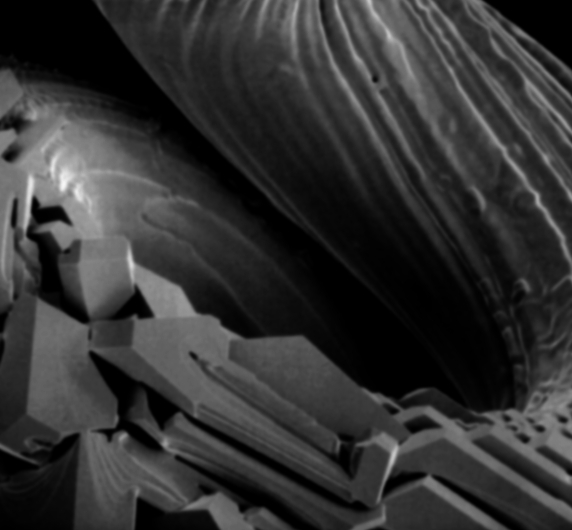
#> input picture Study Stuffs/School/Digital Image Processing/Project-04/stone.jpeg, 572 x 530 px
$ jupyter execute High-Boost-Filtering.ipynb
#> lines starting #> are read from the running program, lines starting #| are printed output that depends on the picture
[cell 1]
import cv2
import matplotlib.pyplot as plt

[cell 2]
def highBoostFiltering(image,boost_factor):
    # Blur Kernel Matrix
    #   1/9 1/9 1/9
    #   1/9 1/9 1/9
    #   1/9 1/9 1/9

    image = cv2.cvtColor(image,cv2.COLOR_BGR2GRAY) # Converting into Grayscale
    resultant_image = image.copy()
    for i in range(1,image.shape[0]-1):
        for j in range(1,image.shape[1]-1):
            blur_factor = (image[i-1, j-1] + image[i-1, j] - image[i-1, j+1] +
            image[i, j-1] + image[i, j] + image[i, j+1] + image[i+1, j+1] +
            image[i+1, j] + image[i+1, j+1])/9
            mask = boost_factor*image[i, j] - blur_factor
            resultant_image[i, j] = image[i, j] + mask

    return resultant_image

[cell 3]
img = cv2.imread('stone.jpeg')
#> img is the input picture: shape (530, 572, 3); min 0, max 246, mean 50.3
plt.imshow(img)

[cell 4]
factor = 4
output = highBoostFiltering(img,factor)
#> after the loop in highBoostFiltering, `for i in range(1,image.shape[0]-1):`:
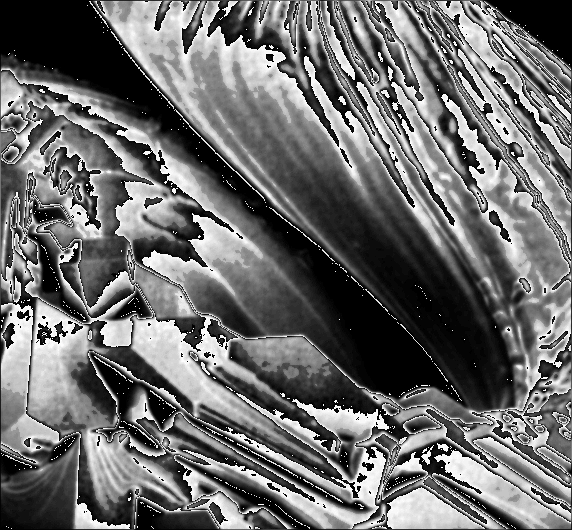
#> resultant_image: shape (530, 572); min 0, max 255, mean 107.9
plt.imshow(output,cmap='gray')

[cell 5]
factor = 10
output = highBoostFiltering(img,factor)
#> call 2 of highBoostFiltering, with boost_factor = 10
#> after the loop in highBoostFiltering (call 2), `for i in range(1,image.shape[0]-1):`:
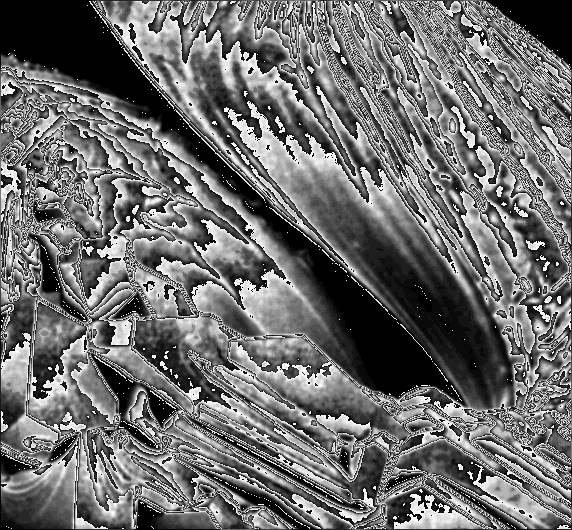
#> resultant_image: shape (530, 572); min 0, max 255, mean 109.6
